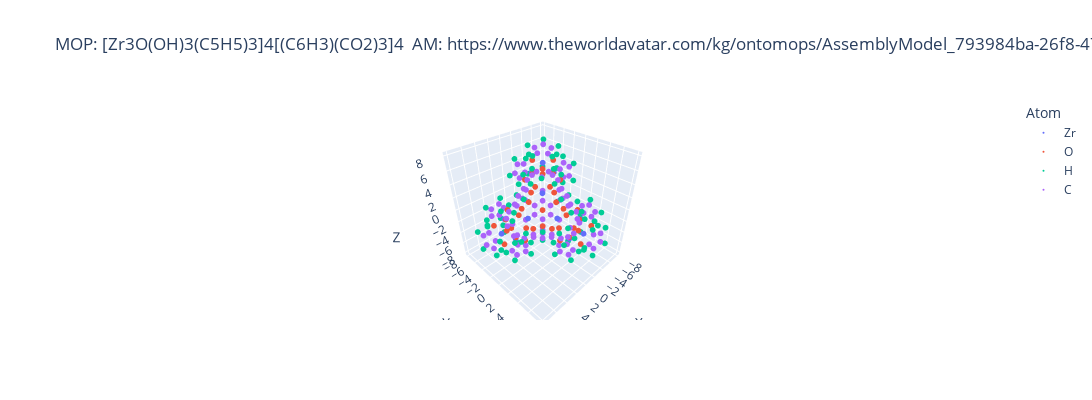

Source (notebook cell):
### Code cell
# The visualisation is implemented using plotly - https://github.com/plotly/plotly.py/issues/931#issuecomment-2098209279
import plotly.io as pio
pio.renderers.default = "jupyterlab+png"
fig = new_mop.visualise()
